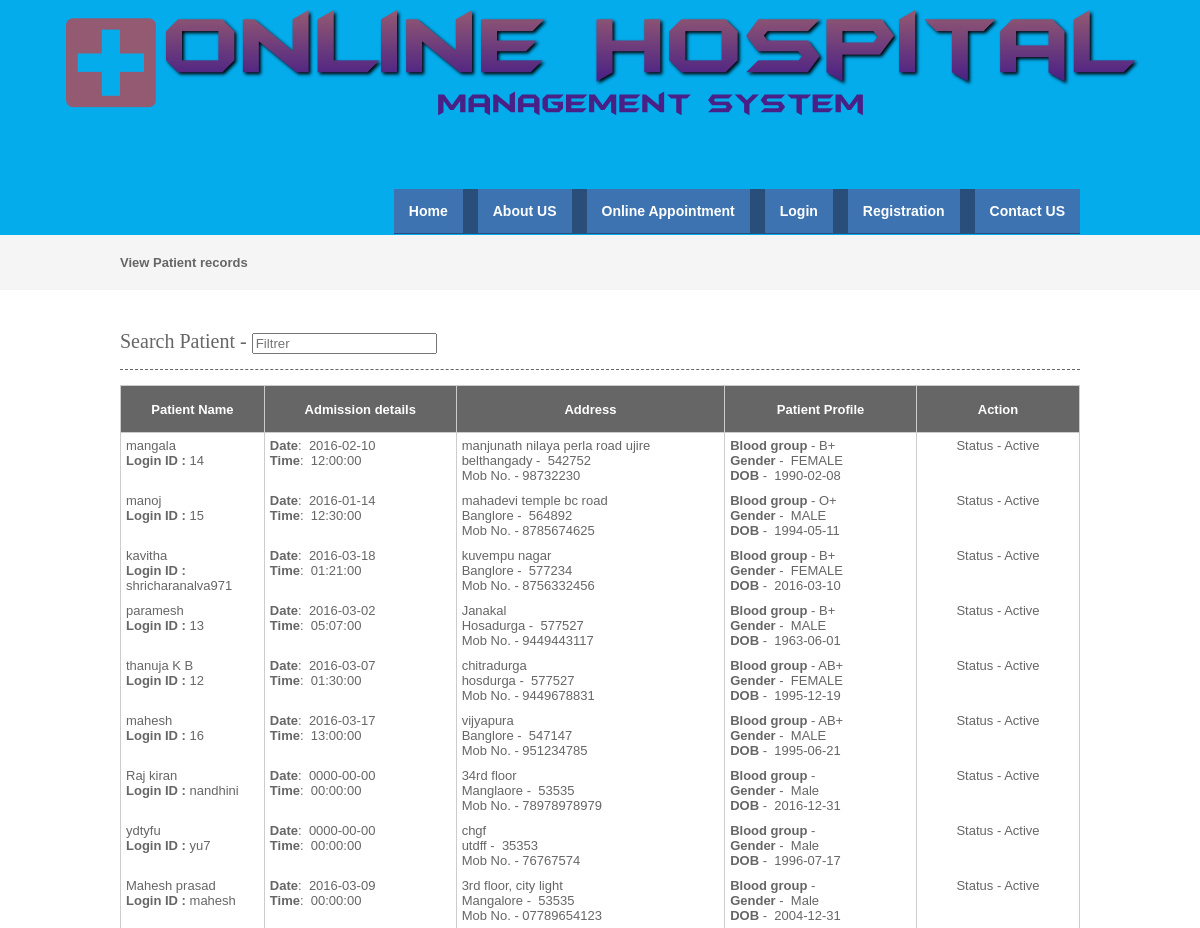
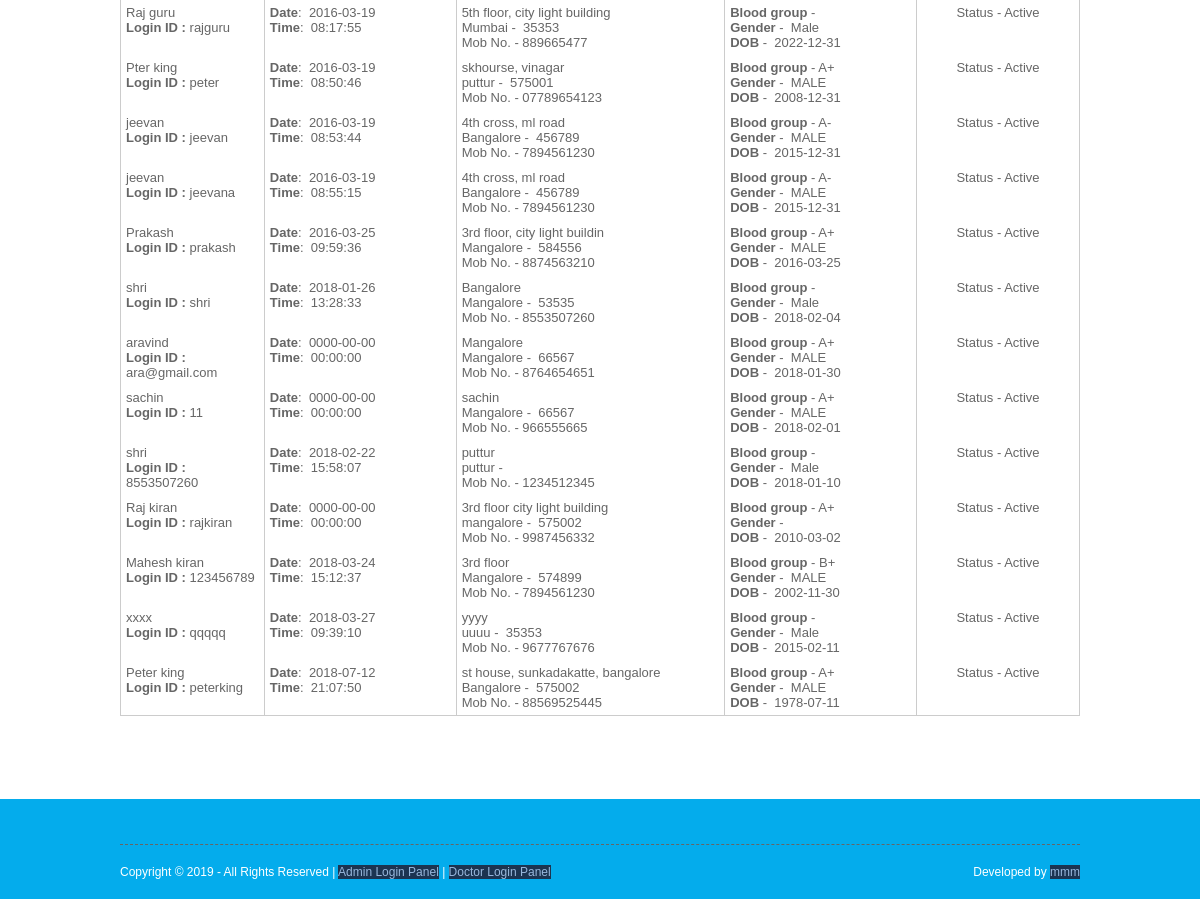
The page /viewpatient.php on the database its author committed (2 pictures, top to bottom).
### tables this page shows
CREATE TABLE `patient` (
  `patientid` int(10) NOT NULL,
  `patientname` varchar(50) NOT NULL,
  `admissiondate` date NOT NULL,
  `admissiontime` time NOT NULL,
  `address` varchar(250) NOT NULL,
  `mobileno` varchar(15) NOT NULL,
  `city` varchar(25) NOT NULL,
  `pincode` varchar(20) NOT NULL,
  `loginid` varchar(50) NOT NULL,
  `password` varchar(25) NOT NULL,
  `bloodgroup` varchar(20) NOT NULL,
  `gender` varchar(10) NOT NULL,
  `dob` date NOT NULL,
  `status` varchar(10) NOT NULL
);

### viewpatient.php (the view, shortened to what this page needs)
<?php
include("header.php");
include("dbconnection.php");
?>
<div class="wrapper col2">
  <div id="breadcrumb">
    <ul>
      <li class="first">View Patient records</li></ul>
  </div>
</div>
<div class="wrapper col4">
  <div id="container">
<section class="container">
<h2>Search Patient - <input type="search" class="light-table-filter" data-table="order-table" placeholder="Filtrer" /></h2>
	<table class="order-table">
      <thead>
        <tr>
          <th width="15%" height="36"><div align="center">Patient Name</div></th>
          <th width="20%"><div align="center">Admission details</div></th>
          <th width="28%"><div align="center">Address</div></th>
          <th width="20%"><div align="center">Patient Profile</div></th>
          <th width="17%"><div align="center">Action</div></th>
        </tr>
        </thead>
      <tbody>
   <?php
		$sql ="SELECT * FROM patient";
		$qsql = mysqli_query($con,$sql);
		while($rs = mysqli_fetch_array($qsql))
		{
        echo "<tr>
          <td>$rs[patientname]<br>
		  <strong>Login ID :</strong> $rs[loginid] </td>
          <td>
		  <strong>Date</strong>: &nbsp;$rs[admissiondate]<br>
		 <strong>Time</strong>: &nbsp;$rs[admissiontime]</td>
		   <td>$rs[address]<br>$rs[city] -  &nbsp;$rs[pincode]<br>
Mob No. - $rs[mobileno]</td>
			    <td><strong>Blood group</strong> - $rs[bloodgroup]<br>
<strong>Gender</strong> - &nbsp;$rs[gender]<br>
<strong>DOB</strong> - &nbsp;$rs[dob]</td>
          <td align='center'>Status - $rs[status] <br>";
		  echo "</td></tr>";
		}
		?>
      </tbody>
    </table>
</section>
    <p>&nbsp;</p>
  </div>
</div>
<?php
include("footer.php");
?>

### layout/styles/layout.css (style rules this page uses)
html { overflow-y:scroll; }
body { margin:0; padding:0; font-size:13px; font-family:verdana, Arial, Helvetica, sans-serif; color:#FFFFFF; background-color:#4F473A; }
div.wrapper { display:block; width:100%; margin:0; text-align:left; }
.col2 { color:#666666; background-color:#F5F5F5; }
.col3, .col4 { color:#666666; background-color:#FFFFFF; }
#head, #gallery, #breadcrumb, #container, #footer { display:block; position:relative; width:960px; margin:0 auto; }
#breadcrumb { padding:20px 0; }
#breadcrumb ul { margin:0; padding:0; list-style:none; }
#breadcrumb ul li { display:inline; }
#breadcrumb ul li.first { font-weight:bold; }
#container { padding:40px 0; }
#container h1, #container h2, #container h3, #container h4, #container h5, #container h6 { margin:0 0 15px 0; padding:0 0 15px 0; line-height:normal; font-weight:normal; font-size:20px; font-family:Georgia, "Times New Roman", Times, serif; border-bottom:1px dashed #666666; }

### layout/styles/tables.css (style rules this page uses)
table { width:100%; border-collapse:collapse; table-layout:auto; vertical-align:top; margin-bottom:15px; border:1px solid #CCCCCC; }
table thead th { color:#FFFFFF; background-color:#666666; border:1px solid #CCCCCC; border-collapse:collapse; text-align:center; table-layout:auto; vertical-align:middle; }
table tbody td { vertical-align:top; border-collapse:collapse; border-left:1px solid #CCCCCC; border-right:1px solid #CCCCCC; }
table thead th, table tbody td { padding:5px; border-collapse:collapse; }

### rows shown on the page
patient: patientname "mangala", loginid "14", admissiondate "2016-02-10", admissiontime "12:00:00", address "manjunath nilaya perla road ujire", city "belthangady", pincode "542752", mobileno "98732230", bloodgroup "B+", gender "FEMALE", dob "1990-02-08", status "Active"
patient: patientname "manoj", loginid "15", admissiondate "2016-01-14", admissiontime "12:30:00", address "mahadevi temple bc road", city "Banglore", pincode "564892", mobileno "8785674625", bloodgroup "O+", gender "MALE", dob "1994-05-11", status "Active"
patient: patientname "kavitha", loginid "shricharanalva971", admissiondate "2016-03-18", admissiontime "01:21:00", address "kuvempu nagar", city "Banglore", pincode "577234", mobileno "8756332456", bloodgroup "B+", gender "FEMALE", dob "2016-03-10", status "Active"
patient: patientname "paramesh", loginid "13", admissiondate "2016-03-02", admissiontime "05:07:00", address "Janakal", city "Hosadurga", pincode "577527", mobileno "9449443117", bloodgroup "B+", gender "MALE", dob "1963-06-01", status "Active"
patient: patientname "thanuja K B", loginid "12", admissiondate "2016-03-07", admissiontime "01:30:00", address "chitradurga", city "hosdurga", pincode "577527", mobileno "9449678831", bloodgroup "AB+", gender "FEMALE", dob "1995-12-19", status "Active"
patient: patientname "mahesh", loginid "16", admissiondate "2016-03-17", admissiontime "13:00:00", address "vijyapura", city "Banglore", pincode "547147", mobileno "951234785", bloodgroup "AB+", gender "MALE", dob "1995-06-21", status "Active"
patient: patientname "Raj kiran", loginid "nandhini", admissiondate "0000-00-00", admissiontime "00:00:00", address "34rd floor", city "Manglaore", pincode "53535", mobileno "78978978979", gender "Male", dob "2016-12-31", status "Active"
patient: patientname "ydtyfu", loginid "yu7", admissiondate "0000-00-00", admissiontime "00:00:00", address "chgf", city "utdff", pincode "35353", mobileno "76767574", gender "Male", dob "1996-07-17", status "Active"
patient: patientname "Mahesh prasad", loginid "mahesh", admissiondate "2016-03-09", admissiontime "00:00:00", address "3rd floor, city light", city "Mangalore", pincode "53535", mobileno "07789654123", gender "Male", dob "2004-12-31", status "Active"
patient: patientname "Raj guru", loginid "rajguru", admissiondate "2016-03-19", admissiontime "08:17:55", address "5th floor, city light building", city "Mumbai", pincode "35353", mobileno "889665477", gender "Male", dob "2022-12-31", status "Active"
patient: patientname "Pter king", loginid "peter", admissiondate "2016-03-19", admissiontime "08:50:46", address "skhourse, vinagar", city "puttur", pincode "575001", mobileno "07789654123", bloodgroup "A+", gender "MALE", dob "2008-12-31", status "Active"
patient: patientname "jeevan", loginid "jeevan", admissiondate "2016-03-19", admissiontime "08:53:44", address "4th cross, ml road", city "Bangalore", pincode "456789", mobileno "7894561230", bloodgroup "A-", gender "MALE", dob "2015-12-31", status "Active"
patient: patientname "jeevan", loginid "jeevana", admissiondate "2016-03-19", admissiontime "08:55:15", address "4th cross, ml road", city "Bangalore", pincode "456789", mobileno "7894561230", bloodgroup "A-", gender "MALE", dob "2015-12-31", status "Active"
patient: patientname "Prakash", loginid "prakash", admissiondate "2016-03-25", admissiontime "09:59:36", address "3rd floor, city light buildin", city "Mangalore", pincode "584556", mobileno "8874563210", bloodgroup "A+", gender "MALE", dob "2016-03-25", status "Active"
patient: patientname "shri", loginid "shri", admissiondate "2018-01-26", admissiontime "13:28:33", address "Bangalore", city "Mangalore", pincode "53535", mobileno "8553507260", gender "Male", dob "2018-02-04", status "Active"
patient: patientname "aravind", loginid "ara@gmail.com", admissiondate "0000-00-00", admissiontime "00:00:00", address "Mangalore", city "Mangalore", pincode "66567", mobileno "8764654651", bloodgroup "A+", gender "MALE", dob "2018-01-30", status "Active"
patient: patientname "sachin", loginid "11", admissiondate "0000-00-00", admissiontime "00:00:00", address "sachin", city "Mangalore", pincode "66567", mobileno "966555665", bloodgroup "A+", gender "MALE", dob "2018-02-01", status "Active"
patient: patientname "shri", loginid "8553507260", admissiondate "2018-02-22", admissiontime "15:58:07", address "puttur", city "puttur", mobileno "1234512345", gender "Male", dob "2018-01-10", status "Active"
patient: patientname "Raj kiran", loginid "rajkiran", admissiondate "0000-00-00", admissiontime "00:00:00", address "3rd floor city light building", city "mangalore", pincode "575002", mobileno "9987456332", bloodgroup "A+", dob "2010-03-02", status "Active"
patient: patientname "Mahesh kiran", loginid "123456789", admissiondate "2018-03-24", admissiontime "15:12:37", address "3rd floor", city "Mangalore", pincode "574899", mobileno "7894561230", bloodgroup "B+", gender "MALE", dob "2002-11-30", status "Active"
patient: patientname "xxxx", loginid "qqqqq", admissiondate "2018-03-27", admissiontime "09:39:10", address "yyyy", city "uuuu", pincode "35353", mobileno "9677767676", gender "Male", dob "2015-02-11", status "Active"
patient: patientname "Peter king", loginid "peterking", admissiondate "2018-07-12", admissiontime "21:07:50", address "st house, sunkadakatte, bangalore", city "Bangalore", pincode "575002", mobileno "88569525445", bloodgroup "A+", gender "MALE", dob "1978-07-11", status "Active"
